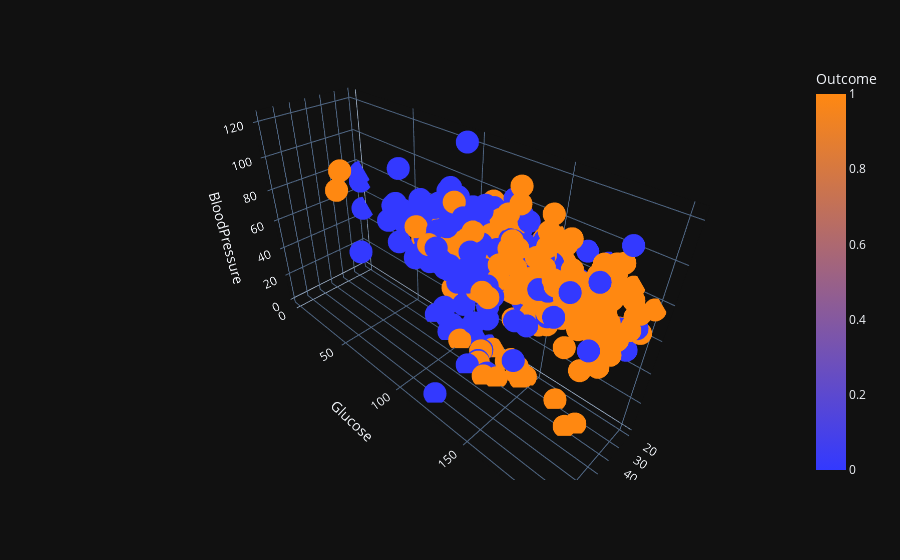

Write notebook code for a chart like this one.
### Markdown cell above
*Scatter plot of BloodPressure vs Glucose vs Age wrt Outcome*

### Code cell
# Scatter plot of BloodPressure vs Glucose vs Age wrt Outcome

fig = px.scatter_3d(df, x='Age', y='Glucose', z='BloodPressure',
              color='Outcome',size_max=18,color_continuous_scale=["#3339FF", "#ff8811"])
fig.update_layout({"template":"plotly_dark"})
fig.show()

### Figure 1 — Plotly figure (JSON) as saved in the notebook; plotly's stock layout.template omitted (floating-point values rounded to 4 significant figures; data arrays with more than 128 entries replaced by an {"elided": "..."} marker saying what was removed)
{"data": [{"hovertemplate": "Age=%{x}<br>Glucose=%{y}<br>BloodPressure=%{z}<br>Outcome=%{marker.color}<extra></extra>", "legendgroup": "", "marker": {"color": {"elided": "768 int values"}, "coloraxis": "coloraxis", "symbol": "circle"}, "mode": "markers", "name": "", "scene": "scene", "showlegend": false, "type": "scatter3d", "x": {"elided": "768 int values"}, "y": {"elided": "768 int values"}, "z": {"elided": "768 int values"}}], "layout": {"coloraxis": {"colorbar": {"title": {"text": "Outcome"}}, "colorscale": [[0, "#3339FF"], [1, "#ff8811"]]}, "legend": {"tracegroupgap": 0}, "margin": {"t": 60}, "scene": {"domain": {"x": [0, 1], "y": [0, 1]}, "xaxis": {"title": {"text": "Age"}}, "yaxis": {"title": {"text": "Glucose"}}, "zaxis": {"title": {"text": "BloodPressure"}}}}}
